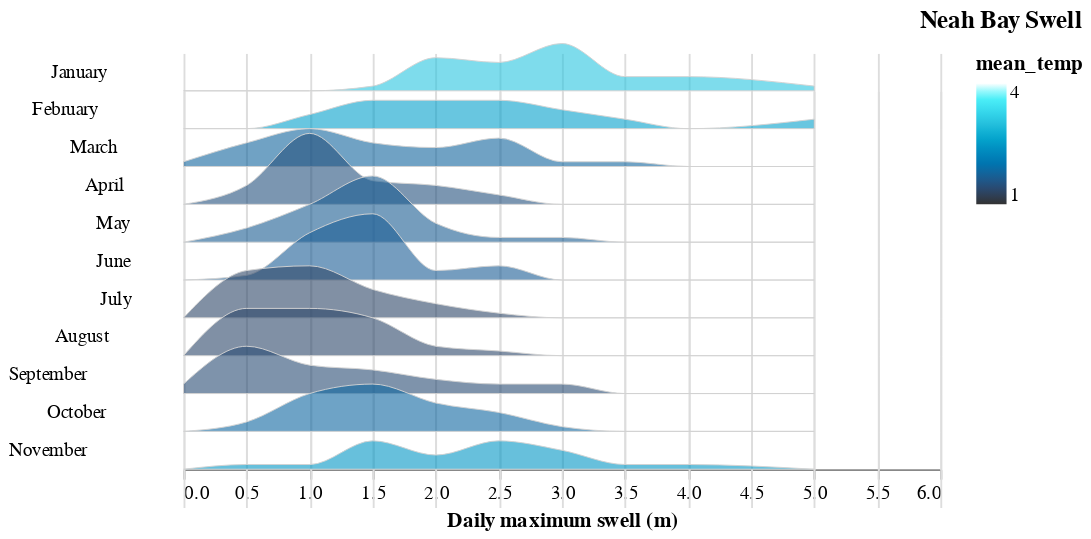

Notebook cell for this chart:
### Markdown cell above
### Alternative visualisation designs

The ridgeline plot seems like something that could be highly effective in displaying wave data, even producing an appealing visual analogue to the ocean waves we're exploring. The production of the figure is not necessarily complicated, however a well-integrated form could be more time-intensive to produce than is viable for this project. I would suggest that this is an avenue for future exploration in subsequent iterations of the visualization design.

### Code cell
import altair as alt
from vega_datasets import data

source = swellData

step = 20
overlap = 1

alt.Chart(source, height=step).transform_timeunit(
    Month='month(DATE)'
).transform_joinaggregate(
    mean_temp='mean(WVHT)', groupby=['MONTH']
).transform_bin(
    ['bin_max', 'bin_min'], 'WVHT'
).transform_aggregate(
    value='count()', groupby=['MONTH', 'mean_temp', 'bin_min', 'bin_max']
).mark_area(
    interpolate='monotone',
    fillOpacity=0.6,
    stroke='lightgrey',
    strokeWidth=0.5
).encode(
    alt.X('bin_max:Q',  title='Daily maximum swell (m)', scale=alt.Scale(domain=[0,6])),
    alt.Y(
        'value:Q',
        scale=alt.Scale(range=[step, -step * overlap]),
        axis=None
    ),
    alt.Fill(
        'mean_temp:Q',
        #legend=None,
        scale=alt.Scale(domain=[1, 4], scheme='darkblue')
    )
).facet(
    row=alt.Row(
        'Month:T',
        title=None,
        header=alt.Header(labelAngle=0, labelAlign='right', format='%B')
    )
).properties(
    title='Neah Bay Swell',
    bounds='flush'
).configure_facet(
    spacing=0
).configure_view(
    stroke=None
).configure_title(
    anchor='end'
)

### Figure 1 — Vega-Lite specification as saved in the notebook (floating-point values rounded to 4 significant figures; data arrays with more than 128 entries replaced by an {"elided": "..."} marker saying what was removed)
{"config": {"view": {"continuousWidth": 400, "continuousHeight": 300, "stroke": null}, "facet": {"spacing": 0}, "title": {"anchor": "end"}}, "data": {"name": "data-a447ed8ca15a74ec937cdb47b3ec2b77"}, "facet": {"row": {"field": "Month", "header": {"format": "%B", "labelAlign": "right", "labelAngle": 0}, "title": null, "type": "temporal"}}, "spec": {"mark": {"type": "area", "fillOpacity": 0.6, "interpolate": "monotone", "stroke": "lightgrey", "strokeWidth": 0.5}, "encoding": {"fill": {"field": "mean_temp", "scale": {"domain": [1, 4], "scheme": "darkblue"}, "type": "quantitative"}, "x": {"field": "bin_max", "scale": {"domain": [0, 6]}, "title": "Daily maximum swell (m)", "type": "quantitative"}, "y": {"axis": null, "field": "value", "scale": {"range": [20, -20]}, "type": "quantitative"}}, "height": 20, "transform": [{"field": "DATE", "timeUnit": "month", "as": "Month"}, {"joinaggregate": [{"op": "mean", "field": "WVHT", "as": "mean_temp"}], "groupby": ["MONTH"]}, {"bin": true, "field": "WVHT", "as": ["bin_max", "bin_min"]}, {"aggregate": [{"op": "count", "as": "value"}], "groupby": ["MONTH", "mean_temp", "bin_min", "bin_max"]}]}, "bounds": "flush", "title": "Neah Bay Swell", "$schema": "https://vega.github.io/schema/vega-lite/v4.17.0.json", "datasets": {"data-a447ed8ca15a74ec937cdb47b3ec2b77": {"elided": "328 records"}}}
